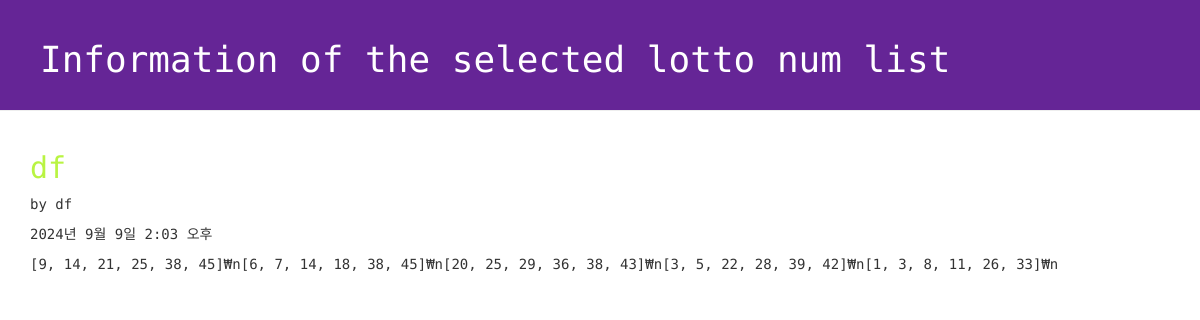
The app's page /lotto/4/detail with its own data.
### lotto/models.py (models this page shows, shortened)
class GuessNumbers(models.Model):
    name=models.CharField(max_length=24) #로또 번호 리스트의 이름
    text=models.CharField(max_length=255) #로또 번호 리스트에 대한 설명
    lottos=models.CharField(max_length=255,default='[1,2,3,4,5,6]') #로또 번호들이 담길 str
    num_lotto=models.IntegerField(default=5) #6개 번호 set의 갯수
    update_date = models.DateTimeField()

### lotto/views.py (the view)
# urls.py: path('lotto/<int:lottokey>/detail',views.detail,name='detail'),
def detail(request, lottokey):
    lotto=GuessNumbers.objects.get(pk=lottokey) #primary key
    return render(request, "lotto/detail.html",{"lotto":lotto})

### lotto/templates/lotto/detail.html (shortened to what this page needs)
<!DOCTYPE html>
{% load static %}
<html lang="ko">
<head>
  <link rel="stylesheet" href="//maxcdn.bootstrapcdn.com/bootstrap/3.2.0/css/bootstrap.min.css">
  <link rel="stylesheet" href="//maxcdn.bootstrapcdn.com/bootstrap/3.2.0/css/bootstrap-theme.min.css">
  <link rel="stylesheet" href="{% static 'css/lotto.css'%}">
</head>
<body>
  <div class="page-header">
  <h1>Information of the selected lotto num list</h1>
  </div>
  <div class="container lotto">
    <h2>{{ lotto.text }}</h2>
    <p> by {{ lotto.name }}</p>
    <p> {{ lotto.update_date }}</p>
    <p> {{ lotto.lottos | linebreaksbr }}</p>
  </div>
</body>
</html>

### lotto/static/css/lotto.css (style rules this page uses)
.page-header { background-color: #652596; margin-top:0; padding:20px 20px 20px 40px; font-family:'Space Mono',monospace; }
.page-header h1 { color:#FFFFFF; }
.container { font-family:'Space Mono', monospace; }
.container h2 { color:#b9f442; }

### records on screen
GuessNumbers: text "df", name "df", update_date "2024년 9월 9일 2:03 오후", lottos "[9, 14, 21, 25, 38, 45]₩n[6, 7, 14, 18, 38, 45]₩n[20, 25, 29, 36, 38, 43]₩n[3, 5, 22, 28, 39, 42]₩n[1, 3, 8, 11, 26, 33]₩n"
